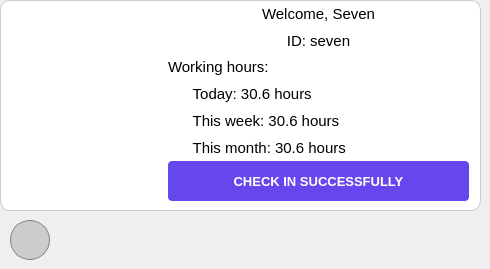
      <widget class="QWidget" name="page_18">
       <widget class="QLabel" name="avatarInOutLabel">
        <property name="geometry">
         <rect>
          <x>10</x>
          <y>20</y>
          <width>151</width>
          <height>151</height>
         </rect>
        </property>
        <property name="font">
         <font>
          <pointsize>8</pointsize>
         </font>
        </property>
        <property name="text">
         <string/>
        </property>
        <property name="pixmap">
         <pixmap>../icons/no-image.jpg</pixmap>
        </property>
        <property name="scaledContents">
         <bool>true</bool>
        </property>
       </widget>
       <widget class="QPushButton" name="btnBackInfo">
        <property name="geometry">
         <rect>
          <x>10</x>
          <y>220</y>
          <width>40</width>
          <height>40</height>
         </rect>
        </property>
        <property name="styleSheet">
         <string notr="true">QPushButton { 
	background-color: #ccc; 
	border: 1px solid gray; 
	border-radius: 20px;
}</string>
        </property>
        <property name="text">
         <string/>
        </property>
        <property name="icon">
         <iconset>
          <normaloff>../icons/back.png</normaloff>../icons/back.png</iconset>
        </property>
       </widget>
       <widget class="QWidget" name="verticalLayoutWidget_7">
        <property name="geometry">
         <rect>
          <x>168</x>
          <y>0</y>
          <width>301</width>
          <height>201</height>
         </rect>
        </property>
        <layout class="QVBoxLayout" name="verticalLayout_4">
         <property name="spacing">
          <number>0</number>
         </property>
         <item>
          <widget class="QLabel" name="welcomeLabel_4">
           <property name="minimumSize">
            <size>
             <width>0</width>
             <height>20</height>
            </size>
           </property>
           <property name="font">
            <font>
             <pointsize>11</pointsize>
            </font>
           </property>
           <property name="text">
            <string>Welcome, Seven</string>
           </property>
           <property name="scaledContents">
            <bool>false</bool>
           </property>
           <property name="alignment">
            <set>Qt::AlignCenter</set>
           </property>
          </widget>
         </item>
         <item>
          <widget class="QLabel" name="idInOutLabel">
           <property name="minimumSize">
            <size>
             <width>0</width>
             <height>20</height>
            </size>
           </property>
           <property name="font">
            <font>
             <pointsize>11</pointsize>
            </font>
           </property>
           <property name="text">
            <string>ID: seven</string>
           </property>
           <property name="scaledContents">
            <bool>false</bool>
           </property>
           <property name="alignment">
            <set>Qt::AlignCenter</set>
           </property>
          </widget>
         </item>
         <item>
          <widget class="QLabel" name="workingHoursLabel_4">
           <property name="minimumSize">
            <size>
             <width>0</width>
             <height>20</height>
            </size>
           </property>
           <property name="font">
            <font>
             <pointsize>11</pointsize>
            </font>
           </property>
           <property name="text">
            <string>Working hours:</string>
           </property>
           <property name="scaledContents">
            <bool>false</bool>
           </property>
          </widget>
         </item>
         <item>
          <widget class="QLabel" name="todayLabel_4">
           <property name="minimumSize">
            <size>
             <width>0</width>
             <height>20</height>
            </size>
           </property>
           <property name="font">
            <font>
             <pointsize>11</pointsize>
            </font>
           </property>
           <property name="text">
            <string>      Today: 30.6 hours</string>
           </property>
           <property name="scaledContents">
            <bool>false</bool>
           </property>
          </widget>
         </item>
         <item>
          <widget class="QLabel" name="thisWeekLabel_4">
           <property name="minimumSize">
            <size>
             <width>0</width>
             <height>20</height>
            </size>
           </property>
           <property name="font">
            <font>
             <pointsize>11</pointsize>
            </font>
           </property>
           <property name="text">
            <string>      This week: 30.6 hours</string>
           </property>
           <property name="scaledContents">
            <bool>false</bool>
           </property>
          </widget>
         </item>
         <item>
          <widget class="QLabel" name="thisMonthLabel_4">
           <property name="minimumSize">
            <size>
             <width>0</width>
             <height>20</height>
            </size>
           </property>
           <property name="font">
            <font>
             <pointsize>11</pointsize>
            </font>
           </property>
           <property name="text">
            <string>      This month: 30.6 hours</string>
           </property>
           <property name="scaledContents">
            <bool>false</bool>
           </property>
          </widget>
         </item>
         <item>
          <widget class="QLabel" name="checkInOutLabel_4">
           <property name="minimumSize">
            <size>
             <width>0</width>
             <height>40</height>
            </size>
           </property>
           <property name="font">
            <font>
             <pointsize>10</pointsize>
             <weight>75</weight>
             <bold>true</bold>
            </font>
           </property>
           <property name="styleSheet">
            <string notr="true">QLabel {
	color: #fff;
	background-color: #6647ed;
	border-radius: 4px;
}</string>
           </property>
           <property name="text">
            <string>CHECK IN SUCCESSFULLY</string>
           </property>
           <property name="alignment">
            <set>Qt::AlignCenter</set>
           </property>
          </widget>
         </item>
        </layout>
       </widget>
       <widget class="QFrame" name="frameBackground">
        <property name="geometry">
         <rect>
          <x>0</x>
          <y>0</y>
          <width>481</width>
          <height>211</height>
         </rect>
        </property>
        <property name="styleSheet">
         <string notr="true">QFrame {
	background-color: #fff;
	border: 1px solid #ccc;
	border-radius: 10px;
}</string>
        </property>
        <property name="frameShape">
         <enum>QFrame::StyledPanel</enum>
        </property>
        <property name="frameShadow">
         <enum>QFrame::Raised</enum>
        </property>
       </widget>
       <zorder>frameBackground</zorder>
       <zorder>avatarInOutLabel</zorder>
       <zorder>btnBackInfo</zorder>
       <zorder>verticalLayoutWidget_7</zorder>
      </widget>
